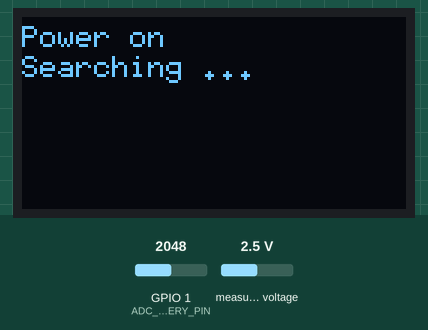
A sketch run on a simulated ESP32-S3. Shown: 128×64 one-colour display. The test bench sets the inputs (shaded band); at power-on: GPIO 1 (ADC_BATTERY_PIN) = 2048, measured voltage 2.5 V. WiFi joins after 1.5 s; servers stay silent unless stated; what the sketch prints to the serial monitor is not drawn.

Above: at 0.1 s.
At 1.7 s:
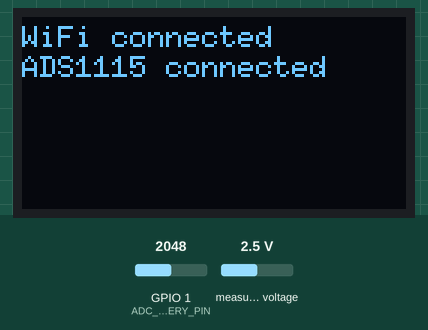
At 60.1 s:
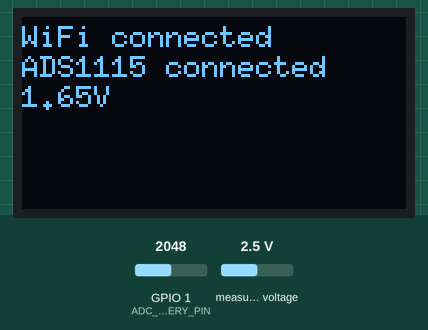

Measured:
- what the display in image 1 shows lasts 58.3 s, from 1.7 s to 60.0 s

The sketch:

Heltec_Wifi_Kit_32_WLAN_Stick.ino
```cpp
// Optimierter Code für ESP32-S3 mit sicherem Timer-Handling
// UDP-Paketversand wird aus ISR herausgenommen, um WDT zu vermeiden

#include <Wire.h>
#include <U8g2lib.h>
#include <ADS1115_WE.h>
#include <WiFi.h>
#include <WiFiUdp.h>

#define SDA_ADS 26
#define SCL_ADS 33
#define ADS_ADDRESS 0x48
#define ADS_FREQ 400000

TwoWire I2C_ads = TwoWire(1);
ADS1115_WE adc = ADS1115_WE(&I2C_ads, ADS_ADDRESS);

#define ADC_BATTERY_PIN 1
const char* ssid = "Raspi-Wifi-2.4";
const char* password = "raspi01-wifi";
WiFiUDP Udp;
IPAddress unicastIP(10, 42, 0, 1);
constexpr uint16_t PORT = 8266;

U8G2_SSD1306_128X64_NONAME_F_HW_I2C u8g2(U8G2_R0, /* reset=*/ 21, /* clock=*/ 18, /* data=*/ 17);

hw_timer_t* timer = NULL;
portMUX_TYPE timerMux = portMUX_INITIALIZER_UNLOCKED;

#define faADC 200
#define packetSize 20

int packetCounter = 0;
char packetBuffer[25 * packetSize];
volatile bool readADC = false;  // Flag aus ISR

unsigned long lastBatteryCheck = 0;
const unsigned long batteryCheckInterval = 60000;

void IRAM_ATTR onTimer() {
  portENTER_CRITICAL_ISR(&timerMux);
  readADC = true;
  portEXIT_CRITICAL_ISR(&timerMux);
}

void setup() {
  Serial.begin(115200);
  I2C_ads.begin(SDA_ADS, SCL_ADS, ADS_FREQ);

  u8g2.begin();
  u8g2.clearBuffer();
  u8g2.setFont(u8g2_font_6x10_tf);
  u8g2.drawStr(0, 10, "Power on");
  u8g2.drawStr(0, 20, "Searching ...");
  u8g2.sendBuffer();

  WiFi.disconnect(true);
  delay(100);
  WiFi.mode(WIFI_STA);
  WiFi.begin(ssid, password);
  while (WiFi.waitForConnectResult() != WL_CONNECTED) {
    delay(500);
  }

  Serial.println("\nVerbunden mit: " + WiFi.SSID());
  u8g2.clearBuffer();
  u8g2.drawStr(0, 10, "WiFi connected");

  if (!adc.init()) {
    Serial.println("ADS1115 NICHT gefunden");
    u8g2.drawStr(0, 20, "ADS1115 NOT found");
  } else {
    Serial.println("ADS1115 verbunden");
    u8g2.drawStr(0, 20, "ADS1115 connected");
    adc.setVoltageRange_mV(ADS1115_RANGE_0256);
    adc.setCompareChannels(ADS1115_COMP_0_1);
    adc.setConvRate(ADS1115_250_SPS);
    adc.setMeasureMode(ADS1115_CONTINUOUS);
  }

  u8g2.sendBuffer();
  delay(3000);

  timer = timerBegin(1000000);
  timerAttachInterrupt(timer, &onTimer);
  timerAlarm(timer, 1000000 / faADC, true, 0);
}

void loop() {
  if (readADC) {
    portENTER_CRITICAL(&timerMux);
    readADC = false;
    portEXIT_CRITICAL(&timerMux);

    int adcValue = adc.getRawResult();
    char mString[25];
    sprintf(mString, "FBT:%i,t:%lu\r\n", adcValue, millis());
    strcat(packetBuffer, mString);
    packetCounter++;

    if (packetCounter > packetSize - 1) {
      Udp.beginPacket(unicastIP, PORT);
      Udp.write((uint8_t*)packetBuffer, strlen(packetBuffer));
      Udp.endPacket();
      packetCounter = 0;
      packetBuffer[0] = '\0';
    }
  }

  unsigned long currentMillis = millis();
  if (currentMillis - lastBatteryCheck >= batteryCheckInterval) {
    lastBatteryCheck = currentMillis;
    int adcValue = analogRead(ADC_BATTERY_PIN);
    float voltage = (adcValue / 4095.0) * 3.3;

    u8g2.clearBuffer();
    u8g2.drawStr(0, 10, "WiFi connected");
    u8g2.drawStr(0, 20, "ADS1115 connected");
    char voltageStr[16];
    snprintf(voltageStr, sizeof(voltageStr), "%.2fV", voltage);
    u8g2.drawStr(0, 30, voltageStr);
    u8g2.sendBuffer();
  }
}
```
